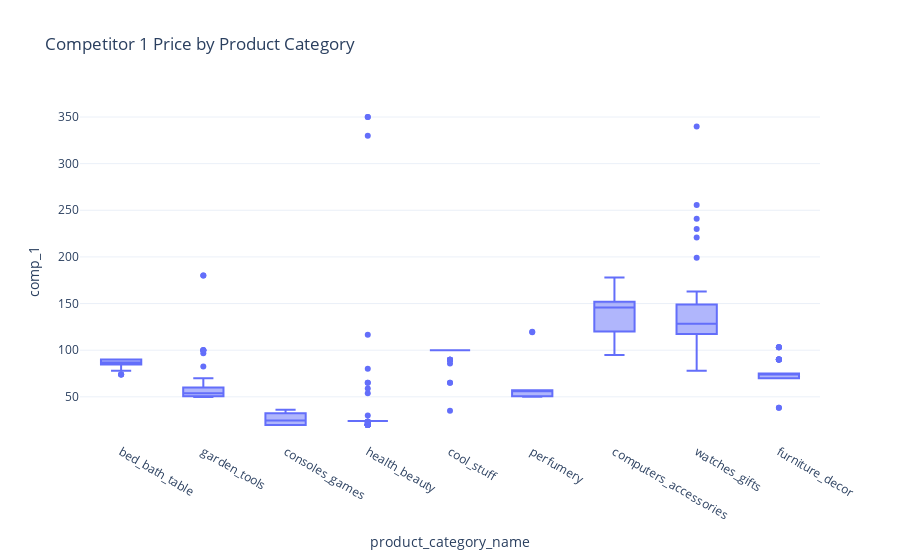

The code cell stored with this chart in its notebook:
### Code cell
fig = px.box(df, x='product_category_name', y='comp_1', title='Competitor 1 Price by Product Category')
fig.show()

### Figure 1 — Plotly figure (JSON) as saved in the notebook; plotly's stock layout.template omitted (floating-point values rounded to 4 significant figures; data arrays with more than 128 entries replaced by an {"elided": "..."} marker saying what was removed)
{"data": [{"alignmentgroup": "True", "hovertemplate": "product_category_name=%{x}<br>comp_1=%{y}<extra></extra>", "legendgroup": "", "marker": {"color": "#636efa"}, "name": "", "notched": false, "offsetgroup": "", "orientation": "v", "showlegend": false, "type": "box", "x": {"elided": "676 str values"}, "x0": " ", "xaxis": "x", "y": {"elided": "676 float values"}, "y0": " ", "yaxis": "y"}], "layout": {"boxmode": "group", "legend": {"tracegroupgap": 0}, "title": {"text": "Competitor 1 Price by Product Category"}, "xaxis": {"anchor": "y", "domain": [0, 1], "title": {"text": "product_category_name"}}, "yaxis": {"anchor": "x", "domain": [0, 1], "title": {"text": "comp_1"}}}}
